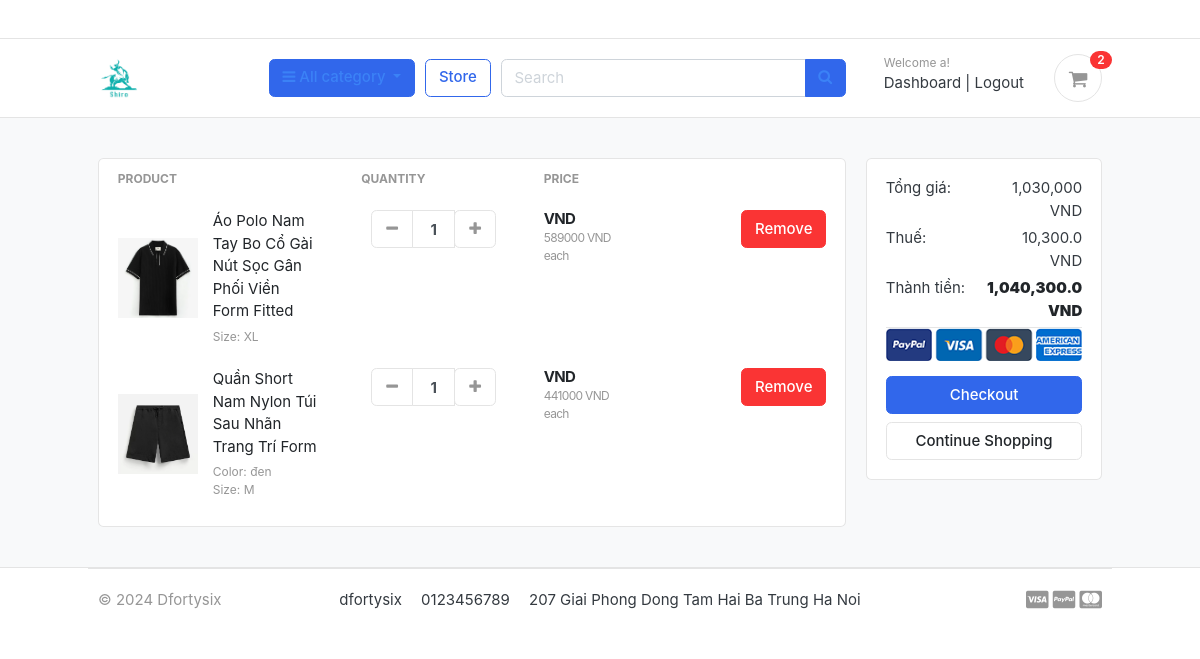
The app's page /carts/ (signed in) with its own data.
### accounts/models.py (models this page shows, shortened)
class Account(AbstractBaseUser):
    first_name = models.CharField(max_length=50)
    last_name = models.CharField(max_length=50)
    username = models.CharField(max_length=50, unique=True)
    email = models.EmailField(max_length=100, unique=True)
    phone_number = models.CharField(max_length=50)
    date_joined = models.DateTimeField(auto_now_add=True)
    last_login = models.DateTimeField(auto_now_add=True)
    is_admin = models.BooleanField(default=False)
    is_staff = models.BooleanField(default=False)
    is_active = models.BooleanField(default=False)
    is_superadmin = models.BooleanField(default=False)
    USERNAME_FIELD = 'email'    # Trường quyêt định khi login
    REQUIRED_FIELDS = ['username', 'first_name', 'last_name']    # Các trường yêu cầu khi đk tài khoản (mặc định đã có email), mặc định có password
    objects = MyAccountManager()
    def __str__(self):
        return self.email

### carts/models.py (models this page shows, shortened)
class CartItem(models.Model):
    user = models.ForeignKey(Account, on_delete=models.CASCADE, null=True)
    product = models.ForeignKey(Product, on_delete=models.CASCADE)
    variations = models.ManyToManyField(Variation, blank=True)
    cart = models.ForeignKey(Cart, on_delete=models.CASCADE, null=True)
    quantity = models.IntegerField()
    is_active = models.BooleanField(default=True)

### store/models.py (models this page shows, shortened)
class Product(models.Model):
    product_name = models.CharField(max_length=200, unique=True)
    slug = models.SlugField(max_length=200, unique=True)
    description = models.TextField(max_length=500, blank=True)
    price = models.IntegerField()
    images = models.ImageField(upload_to='photos/products')
    stock = models.IntegerField()
    is_available = models.BooleanField(default=True)
    category = models.ForeignKey(Category, on_delete=models.CASCADE)    # Khi xóa category thì Product bị xóa
    created_date = models.DateTimeField(auto_now_add=True)
    modified_date = models.DateTimeField(auto_now=True)
    def get_url(self):
        return reverse('product_detail', args=[self.category.slug, self.slug])

class Variation(models.Model):
    product = models.ForeignKey(Product, on_delete=models.CASCADE)
    variation_category = models.CharField(max_length=100, choices=variation_category_choice)
    variation_value = models.CharField(max_length=100)
    is_active = models.BooleanField(default=True)
    created_date = models.DateTimeField(auto_now_add=True)
    objects = VariationManager()

### carts/views.py (the view)
# urls.py: path('', views.cart, name='cart'),
def cart(request, total=0, quantity=0, cart_items=None):
    try:
        if request.user.is_authenticated:
            cart_items = CartItem.objects.filter(user=request.user, is_active=True)
        else:
            cart = Cart.objects.get(cart_id=_cart_id(request=request))
            cart_items = CartItem.objects.filter(cart=cart, is_active=True)
        for cart_item in cart_items:
            total += cart_item.product.price * cart_item.quantity
            quantity += cart_item.quantity
        tax = total / 100
        grand_total = total + tax
    except ObjectDoesNotExist:
        pass    # Chỉ bỏ qua
    print(request.user)
    context = {
        'total': total,
        'quantity': quantity,
        'cart_items': cart_items,
        'tax': tax if "tax" in locals() else "",
        'grand_total': grand_total if "tax" in locals() else 0,
    }
    return render(request, 'store/cart.html', context=context)

### carts/context_processors.py (called while the page is built)
def counter(request):
    if 'admin' in request.path:
        return {}
    else:
        try:
            if request.user.is_authenticated:
                cart_items = CartItem.objects.filter(user=request.user)
            else:
                cart = Cart.objects.get(cart_id=_cart_id(request=request))
                cart_items = CartItem.objects.filter(cart=cart)
            cart_count = sum([cart_item.quantity for cart_item in cart_items])
        except Cart.DoesNotExist:
            cart_count = 0
    return dict(cart_count=cart_count)

### templates/store/cart.html (shortened to what this page needs)
{% extends 'base.html' %}
{% load static %}
{% load humanize %}
{% block content %}
<section class="section-content padding-y bg">
	<div class="container">
		{% if not cart_items %}
		<h2 class="text-center">Your shopping cart is empty</h2>
		<br />
		<div class="text-center">
			<a href="{% url 'store' %}" class="btn btn-primary">Continue Shopping</a>
		</div>
		{% else %}
		<div class="row">
			<aside class="col-lg-9">
				<div class="card">
					<table class="table table-borderless table-shopping-cart">
						<thead class="text-muted">
							<tr class="small text-uppercase">
								<th scope="col">Product</th>
								<th scope="col" width="120">Quantity</th>
								<th scope="col" width="120">Price</th>
								<th scope="col" class="text-right" width="200"></th>
							</tr>
						</thead>
						<tbody>
							{% for cart_item in cart_items %}
							<tr>
								<td>
									<figure class="itemside align-items-center">
										<div class="aside">
											<img src="{{ cart_item.product.images.url }}" class="img-sm" />
										</div>
										<figcaption class="info">
											<a href="{{ cart_item.product.get_url }}" class="title text-dark">{{ cart_item.product.product_name }}</a>
											<p class="text-muted small">
												{% if cart_item.variations.all %}
												{% for variation in cart_item.variations.all %}
												{{ variation.variation_category | capfirst }}: {{ variation.variation_value }}
												<br />
												{% endfor %}
												{% endif %}
											</p>
										</figcaption>
									</figure>
								</td>
								<td>
									<div class="col">
										<div class="input-group input-spinner">
											<div class="input-group-prepend">
												<a href="{% url 'remove_cart' cart_item.product.id cart_item.id %}"
													class="btn btn-light" type="button">
													<i class="fa fa-minus"></i>
												</a>
											</div>
											<input type="text" class="form-control" value="{{ cart_item.quantity }}" />
											<div class="input-group-append">
												<form action="{% url 'add_cart' cart_item.product.id %}" method="post">
													<button class="btn btn-light" type="submit" id="button-plus">
														<i class="fa fa-plus"></i>
													</button>
												</form>
											</div>
										</div>
									</div>
								</td>
								<td>
									<div class="price-wrap">
										<var class="price">{{ cart_item.|intcomma }} VND</var>
										<small class="text-muted">
											{{ cart_item.product.price }} VND each
										</small>
									</div>
								</td>
								<td class="text-right">
									<a href="{% url 'remove_cart_item' cart_item.product.id cart_item.id %}"
										class="btn btn-danger" onclick="return confirm('Are you sure?')">
										Remove</a>
								</td>
							</tr>
							{% endfor %}
						</tbody>
					</table>
				</div>
			</aside>
			<aside class="col-lg-3">
				<div class="card">
					<div class="card-body">
						<dl class="dlist-align">
							<dt>Tổng giá:</dt>
							<dd class="text-right">{{ total|intcomma }} VND</dd>
						</dl>
						<dl class="dlist-align">
							<dt>Thuế:</dt>
							<dd class="text-right">{{ tax|intcomma }} VND</dd>
						</dl>
						<dl class="dlist-align">
							<dt>Thành tiền:</dt>
							<dd class="text-right text-dark b">
								<strong>{{ grand_total|intcomma }} VND</strong>
							</dd>
						</dl>
						<p class="text-center mb-3">
							<img src="{% static 'images/misc/payments.png' %}" height="26" />
						</p>
						<a href="{% url 'checkout' %}" class="btn btn-primary btn-block">
							Checkout
						</a>
						<a href="{% url 'store' %}" class="btn btn-light btn-block">Continue Shopping</a>
					</div>
				</div>
			</aside>
		</div>
		{% endif %}
	</div>
</section>
{% endblock %}

### templates/includes/navbar.html (shortened to what this page needs)
{% load static %}
<header class="section-header">
    <nav class="navbar p-md-0 navbar-expand-sm navbar-light border-bottom">
        <div class="container">
        </div>
    </nav>
    <section class="header-main border-bottom">
        <div class="container">
            <div class="row align-items-center">
                <div class="col-lg-2 col-md-3 col-6">
                    <a href="{% url 'home' %}" class="brand-wrap">
                        <img class="logo width" src="{% static './images/logoshiro.png' %}">
                    </a>
                </div>
                <div class="col-lg col-sm col-md col-6 flex-grow-0">
                    <div class="category-wrap dropdown d-inline-block float-right">
                        <button type="button" class="btn btn-primary text-blue-500 dropdown-toggle" data-toggle="dropdown">
                            <i class="fa fa-bars"></i> All category
                        </button>
                    </div>
                </div>
                <a href="{% url 'store' %}" class="btn btn-outline-primary">Store</a>
                <div class="col-lg  col-md-6 col-sm-12 col">
                    <form action="{% url 'store' %}" class="search" value ={{query}} method="GET">
                        <div class="input-group w-100">
                            <input type="text" class="form-control" style="width:60%;" placeholder="Search" name="q" value="{{ q }}">
                            <div class="input-group-append">
                                <button class="btn btn-primary text-blue-500" type="submit">
                                    <i class="fa fa-search"></i>
                                </button>
                            </div>
                        </div>
                    </form>
                </div>
                <div class="col-lg-3 col-sm-6 col-8 order-2 order-lg-3">
                    <div class="d-flex justify-content-end mb-3 mb-lg-0">
                        {% if user.id is None %}
                        <div class="widget-header">
                            <small class="title text-muted">Welcome guest!</small>
                            <div>
                                <a href="{% url 'login' %}">Log in</a> <span class="dark-transp"> | </span>
                                <a href="{% url 'register' %}"> Register</a>
                            </div>
                        </div>
                        {% else %}
                        <div class="widget-header">
                            <small class="title text-muted">Welcome {{ user.first_name }}!</small>
                            <div>
                                <a href="{% url 'dashboard' %} ">Dashboard</a> <span class="dark-transp"> | </span>
                                <a href="{% url 'logout' %}"> Logout</a>
                            </div>
                        </div>
                        {% endif %}
                        <a href="{% url 'cart' %}" class="widget-header pl-3 ml-3">
                            <div class="icon icon-sm rounded-circle border"><i class="fa fa-shopping-cart"></i>
                            </div>
                            <span class="badge badge-pill badge-danger notify">{{ cart_count }}</span>
                        </a>
                    </div>
                </div>
            </div>
        </div>
    </section>
</header>

### static/css/ui.css (style rules this page uses)
html { font-family: "Inter", sans-serif; font-size: 15px; }
.price-wrap { letter-spacing: -0.7px; }
.icon-xs, .icon-sm, .icon-md, .icon-lg { display: inline-block; text-align: center; flex-shrink: 0; flex-grow: 0; }
.icon-sm { width: 48px; height: 48px; line-height: 48px !important; font-size: 20px; }
.img-xs, .img-sm, .img-md, .img-lg { -o-object-fit: cover; object-fit: cover; flex-shrink: 0; flex-grow: 0; }
.img-sm { width: 80px; height: 80px; }
.padding-y { padding-top: 40px; padding-bottom: 40px; }
var { font-style: normal; }
figure { margin-bottom: 0; }
.bg { background-color: #f8f9fa; }
.b { font-weight: 600; }
p:last-child { margin-bottom: 0; }
.header-main { position: relative; padding-top: 1rem; padding-bottom: 1rem; }
.brand-wrap .logo, .navbar-brand .logo { margin-right: 7px; max-height: 42px; display: inline-block; }
.widget-header { display: inline-block; vertical-align: middle; position: relative; }
.widget-header a { color: #343a40; }
.widget-header i { color: #969696; }
.widget-header .title { display: block; }
.widget-header .notify { position: absolute; top: -3px; right: -10px; }
.btn-light { background-color: #fff; border-color: #e4e4e4; }
.btn-light i { color: #969696; }
.itemside { position: relative; display: flex; width: 100%; }
.itemside .aside { position: relative; flex-shrink: 0; }
.itemside .info { padding-left: 15px; padding-right: 7px; }
.itemside p { margin-bottom: 0; }
.itemside .title { display: block; margin-bottom: 5px; color: #212529; }
[class*=dlist-] { margin-bottom: 5px; }
[class*=dlist-] dd { margin-bottom: 0; }
.dlist-align { display: flex; }
.dlist-align dt { width: 150px; word-wrap: break-word; font-weight: normal; }
.dlist-align dd { flex-grow: 1; }
.notify { position: absolute; top: -4px; right: -10px; display: inline-block; padding: 0.25em 0.6em; font-size: 12px; line-height: 1; text-align: center; border-radius: 3rem; color: #fff; background-color: #fa3434; }
.price { font-weight: 600; color: #212529; }
.input-spinner { width: 125px; flex-wrap: nowrap; display: inline-flex; vertical-align: middle; }
.input-spinner input.form-control { text-align: center; max-width: 46px; font-weight: bold; flex-basis: 46px; border-color: #e4e4e4; flex-grow: 0; }
.input-spinner .btn { width: 42px; text-align: center; padding-left: 0.5rem; padding-right: 0.5rem; }
.table-shopping-cart.table td, .table-shopping-cart.table th { padding-left: 1.25rem; padding-right: 1.25rem; }
.table-shopping-cart .price-wrap { line-height: 1.2; }
.table-shopping-cart .price { font-weight: bold; margin-right: 5px; display: block; }

### records on screen
Account: first_name "a"
CartItem: product.images (picture), product.product_name "Áo Polo Nam Tay Bo Cổ Gài Nút Sọc Gân Phối Viền Form Fitted", quantity "1", product.price "589000"
Variation: variation_category "Size", variation_value "XL"
CartItem: product.images (picture), product.product_name "Quần Short Nam Nylon Túi Sau Nhãn Trang Trí Form", quantity "1", product.price "441000"
Variation: variation_category "Color", variation_value "đen"
Variation: variation_category "Size", variation_value "M"

### other values on screen
{{ cart_count }} "2"
{{ total|intcomma }} "1,030,000"
{{ tax|intcomma }} "10,300.0"
{{ grand_total|intcomma }} "1,040,300.0"
